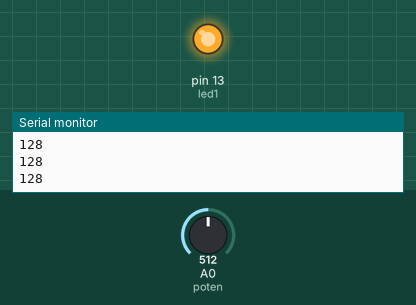
Recording of a sketch running on a simulated Arduino Uno, built with avr-gcc and run on an emulated ATmega328P. Parts: output pins drawn as LEDs (lit = HIGH), the last lines printed to the serial monitor. The inputs (shaded band) are chosen by the test bench; at power-on: A0 (poten) = 512.

Above: at 1.3 s.
1.4 s: A0 (poten) set to 499
At 2.1 s:
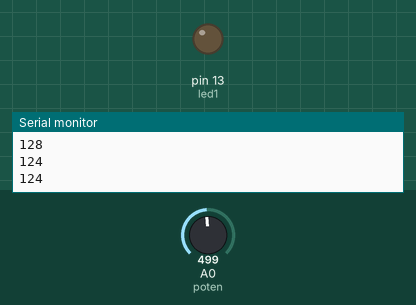
3.0 s: A0 (poten) set to 716
At 4.2 s:
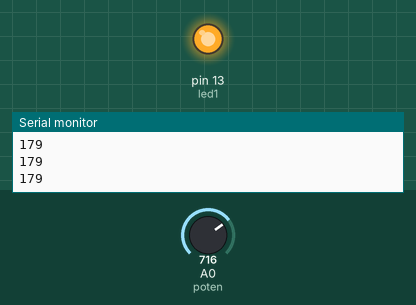
4.5 s: A0 (poten) set to 511
At 5.6 s:
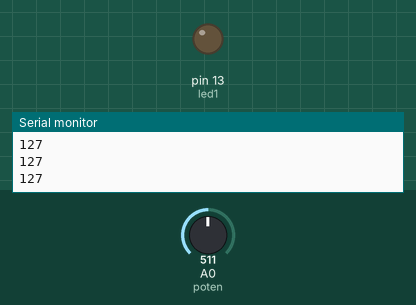
Timing chart, 0 to 7.5 s (numbered marks = the images above; inputs shaded):
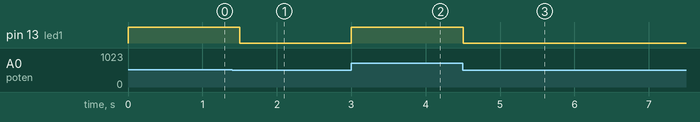

Measured:
- the behaviour switches between 512 and 511 on A0 (poten) (found by bisection; images 0 and 1)
- after the input at 1.4 s, pin 13 (led1): HIGH → LOW after 0.10 s
- after the input at 3.0 s, pin 13 (led1): LOW → HIGH at once
- after the input at 4.5 s, pin 13 (led1): HIGH → LOW at once

The sketch:

PWMLed.ino
```cpp
// C++ code
//
int led1 = 13;
int poten = A0;
void setup()
{
  Serial.begin(9600);
  pinMode(led1, OUTPUT);
  pinMode(poten, INPUT);

}

void loop()
{
  int value = analogRead(poten);
  int cal = value / 4;
  Serial.println(cal);


  analogWrite(led1, cal);
  delay(500); // Delay a little bit to improve simulation performance
}
```
